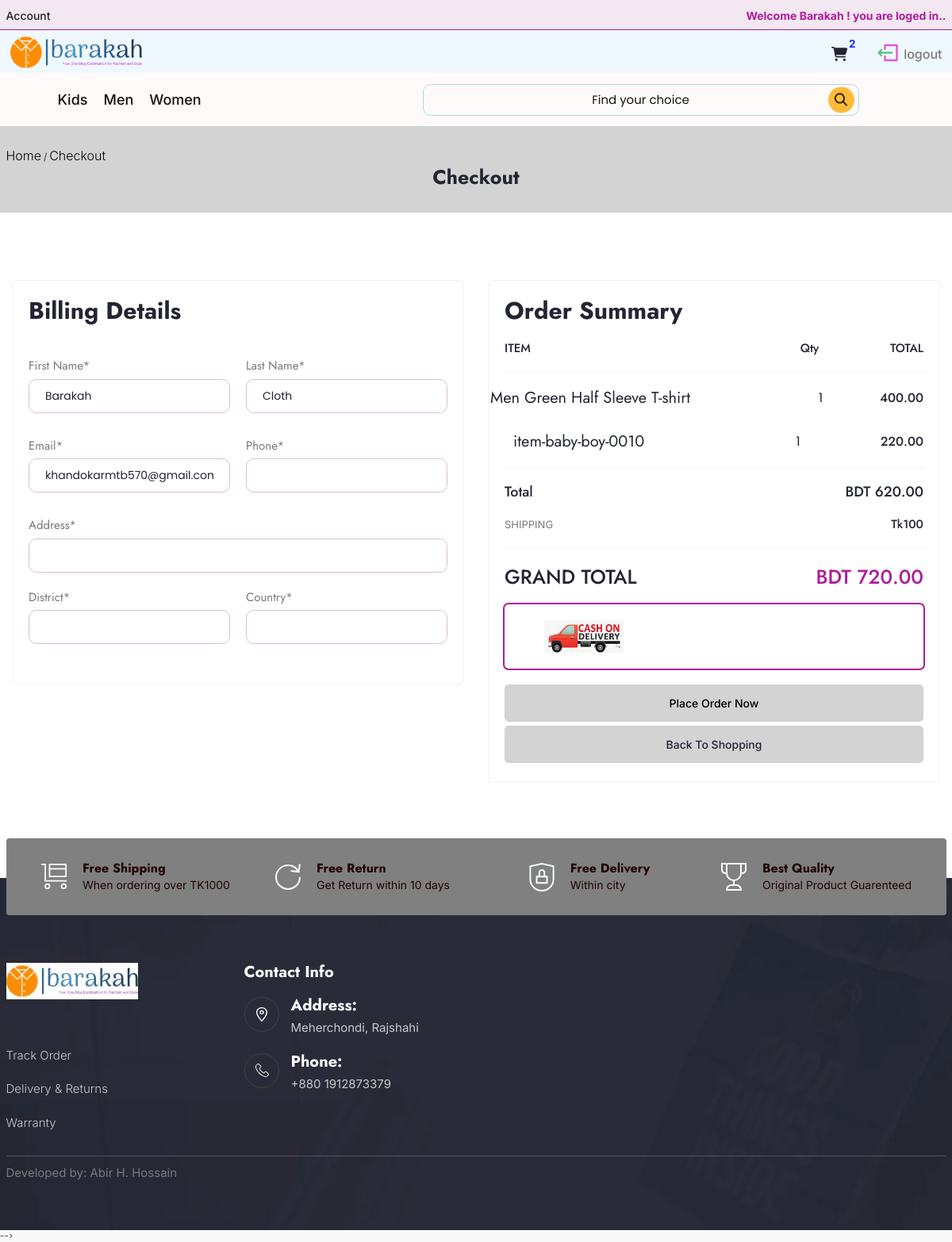
Before: /incart/checkout (signed in) with the older database file.
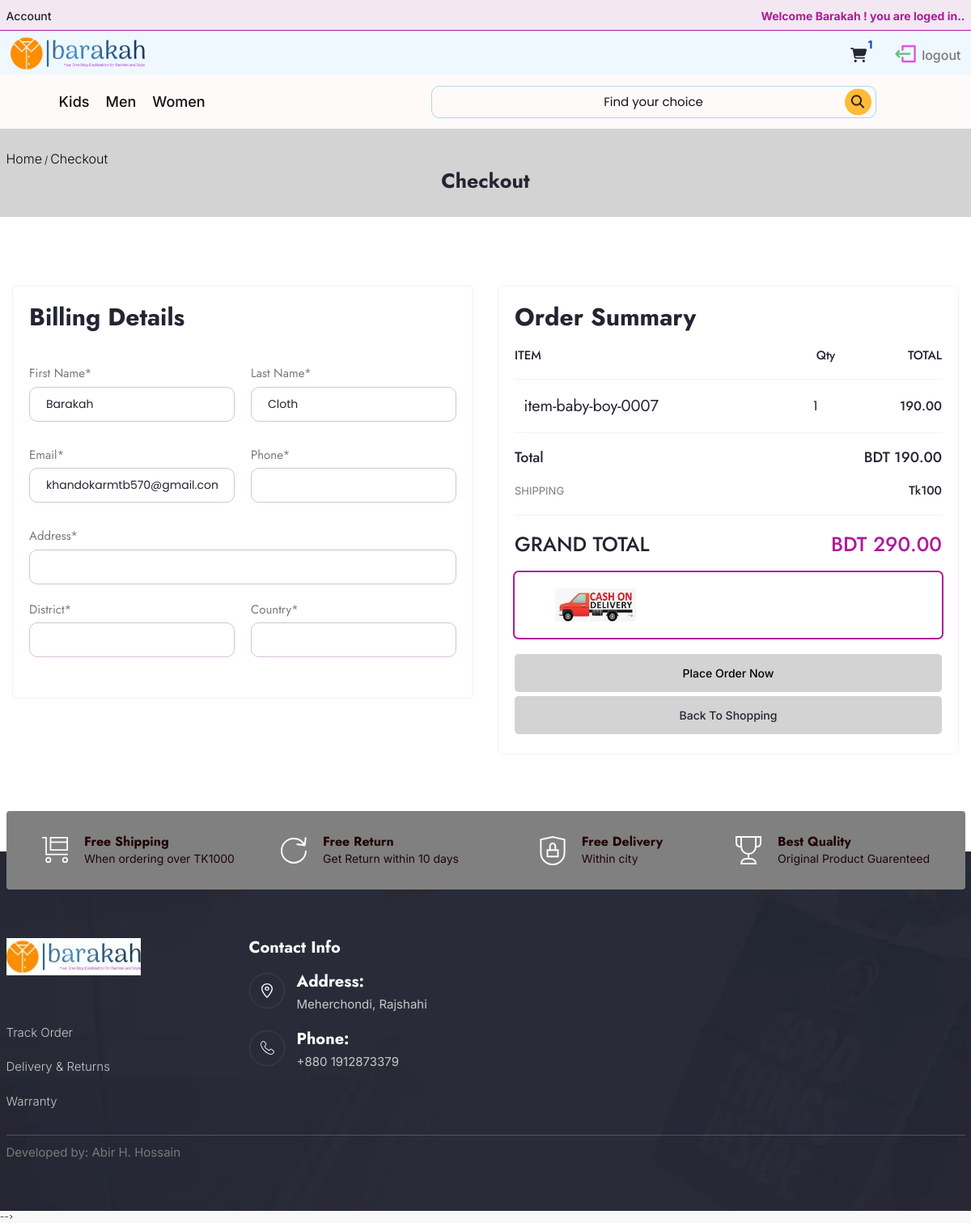
After: the same page with the newer database file.
### Category/models.py (models this page shows, shortened)
class CATEGORY(models.Model):
    title       = models.CharField(max_length=50)
    slug        = models.CharField(max_length=50)
    description = models.TextField(max_length=250,null=True,blank=True)
    cat_image   = models.ImageField(upload_to='categories',blank=True)
    is_active   =  models.BooleanField(default=True)
    class Meta():
        verbose_name_plural = "CATEGORYIES"
    def get_category_url(self):
        return reverse('cat_item',args=[self.slug])

### Cart/models.py (models this page shows, shortened)
class CART(models.Model):
    user        = models.ForeignKey(User,on_delete=models.CASCADE,blank=True)
    product     = models.ForeignKey(PRODUCTS,on_delete=models.CASCADE)
    qty         = models.PositiveIntegerField()
    price       = models.ForeignKey(PRICE,on_delete=models.CASCADE,null=True,blank=True)
    created_at  = models.DateTimeField(auto_now_add=True)
    updated_at  = models.DateTimeField(auto_now=True)
    class Meta:
        verbose_name_plural='CARTS'

### Inventory/models.py (models this page shows, shortened)
class PRODUCTS(models.Model):
    name            = models.CharField(max_length=100,null=False,blank=True)
    slug            = models.SlugField(unique=True)
    barcode         = models.CharField(max_length=50,unique=True,null=True,blank=True)
    category        = models.ForeignKey(CATEGORY,on_delete=models.CASCADE,null=True)
    subcategory     = models.ForeignKey(SUBCATEGORY,on_delete=models.CASCADE,null=True)
    description     = models.TextField(max_length=200,null=True,blank=True)
    attributevalue  = models.ManyToManyField(ATTRIBUTEVALUE,blank=True)
    brandname       = models.ForeignKey(BRAND,on_delete=models.CASCADE,null=True)
    product_price   = models.DecimalField(max_digits=10,decimal_places=2,null=True,blank=True)
    in_stocks       = models.BooleanField(default=True)
    is_active       = models.BooleanField(default=True)
    is_discount     = models.BooleanField(default=False)
    Owner           = models.ForeignKey(User,on_delete=models.CASCADE,blank=True,null=True)
    create_date     = models.DateTimeField(auto_now_add=True,blank=True)
    modified_date   = models.DateTimeField(auto_now=True,blank= True)
    class Meta:
        verbose_name_plural = 'PRODUCTS'

class PRICE(models.Model):
    stock       = models.ForeignKey(STOCKS,on_delete=models.CASCADE,null=True)
    product     = models.ForeignKey(PRODUCTS,on_delete=models.CASCADE,null=True)
    saleprice   = models.DecimalField(max_digits=10, decimal_places=2,default=False,null=False)
    storeprice  = models.FloatField(null=True,blank=True)
    discount_percentage = models.DecimalField(max_digits=10, decimal_places=0,null=True,blank=True,default=0)
    mrp         = models.DecimalField(max_digits=10, decimal_places=2,null=True,blank=True)
    total_store_price = models.FloatField(null=True,blank=True)
    text        = models.TextField(max_length=50,null=True,blank=True)
    class Meta:
        verbose_name_plural = 'PRICES'
    @property
    def total_store_price(self):
        if self.storeprice is not None:
            return round((self.stock.stocks_qty * self.storeprice),2)
        else:
            pass
    @property
    def mrp(self):
        if self.stock.product.is_discount==True:
            return round((self.saleprice - (self.saleprice*self.discount_percentage)/100),2)
        else:
             return self.saleprice

class STOCKS(models.Model):
    product         = models.ForeignKey(PRODUCTS,on_delete=models.CASCADE)
    stocks_qty      = models.FloatField(null=True,blank=True)
    quantity        = models.FloatField(null=True,blank=False)
    unit            = models.CharField(max_length=100,choices=unit_select,null=True)
    last_checked    = models.DateTimeField(auto_now_add=True,editable=False)
    class Meta:
        verbose_name_plural = 'STOCKS'

### Cart/views.py (the view)
# urls.py: path('incart/checkout',views.checkout,name='mycheckout')
@login_required(login_url='login')
def checkout(request,Grand_Total=0,total=0,delivery_charge=0):
    myCart = CART.objects.filter(user=request.user)
    cart_count = myCart.count()
    if cart_count == 0:
        return redirect('index')
    default_user_info = {
        'first_name':request.user.first_name,
        'last_name':request.user.last_name,
        'email':request.user.email,
        'phone_no':request.user.phone_no,
    }
    form = OrderForm(initial=default_user_info) #it pick the user data from user
    for i in myCart:
        total += (i.qty * i.product.product_price)
    delivery_charge = 100
    Grand_Total = total+delivery_charge
    context ={
        'myCart':myCart,
        'total':total,
        'Grand_Total':Grand_Total,
        'delivery_charge':delivery_charge,
        'form':form,
    }
    return render(request,'Cart/checkout.html',context)

### Cart/context_processors.py (called while the page is built)
def get_cart_items(request):
    items_in_cart = 0
    if request.user.is_authenticated:
        try:
            cart_items = CART.objects.filter(user=request.user)
            if cart_items:
                for cart_item in cart_items:
                    items_in_cart += cart_item.qty
            else:
                items_in_cart=0
        except:
            items_in_cart=0
    return dict(items_in_cart=items_in_cart)

### Category/context_processors.py (called while the page is built)
def categoryLink(request):
    Catglinks = CATEGORY.objects.all()
    sublinks  = SUBCATEGORY.objects.filter(category__in=Catglinks)
    return dict(catglinks=Catglinks,
        sublinks=sublinks,)

### templates/Cart/checkout.html (shortened to what the changed rows need)
{% extends 'common/base.html' %}
{% load static %}
{% load mathfilters %}
{% block content %}
 <section class="blog about-blog">
    <div class="container">
        <div class="blog-heading about-heading">
            <h1 class="heading">Checkout</h1>
        </div>
    </div>
</section>
<section class="checkout product footer-padding">
    <div class="container">
        <div class="checkout-section">
        <form method="POST" action="{% url 'neworder'  %}">
            <div class="row gy-5">
                <div class="col-lg-6">
                    <div class="checkout-wrapper">
                        <div class="account-section billing-section">
                            <div class="order-summery">
                                <div class="subtotal product-total">
                                    <ul class="product-list">
                                        {% for item in myCart %}
                                        <li>
                                            <div class="product-info" style="position:relative;right:90px;">
                                                <h5 class="wrapper-heading">{{ item.product.name }}</h5>
                                            </div>
                                            <span class="productQty" style="font-size: medium;">{{item.qty}}</span>
                                            {% for s in item.product.price_set.all %}
                                            <div class="price">
                                                <h5 class="wrapper-heading" style="font-size: medium;">{{s.mrp|mul:item.qty}}</h5>
                                            </div>{% endfor %}
                                        </li>
                                        {% endfor %}
                                    </ul>
                                </div>
                                <div class="subtotal product-total">
                                    <h5 class="wrapper-heading" style="font-size: large;">Total</h5>
                                    <h5 class="wrapper-heading" style="font-size: large;">BDT {{total}}</h5>
                                </div>
                                <div class="subtotal total">
                                    <h5 class="wrapper-heading">GRAND TOTAL</h5>
                                    <h5 class="wrapper-heading price">BDT {{Grand_Total}}</h5>
                                </div>
                            </div>
                        </div>
                    </div>
                </div>
            </div>
        </form>
        </div>
    </div>
</section>
{% endblock content %}

### templates/common/navbar.html (shortened to what this page needs)
{% load static %}
<header id="header" class="header">
    <div class="header-top-section">
        <div class="container">
            <div class="header-top">
              <div class="header-profile">
                  <a href="#"><span>Account</span></a>
              </div>
                <div class="header-contact">
                {% if user.is_authenticated %}
                  <a href="#">
                      <span class="contact-number">Welcome {{user.first_name}} ! you are loged in..</span>
                  </a>
                  {% endif %}
                </div>
            </div>
        </div>
    </div>
    <div class="header-center-section d-none d-lg-block" style="background-color:aliceblue;">
        <div class="container">
            <div class="header-center">
                <div class="logo">
                  <a href="{% url 'index' %}">
                      <img src="{% static 'assets/images/logos/barakah-one.webp' %}" alt="logo">
                  </a>
                </div>
                <div class="header-cart-items">
                    <div class="header-cart">
                        {% if user.is_authenticated %}
                        <a href="{% url 'incart' %}" class="cart-item">
                            <i class="fa-solid fa-cart-shopping"></i>
                            <span class="badge badge-warning" id="cartCounter" style="border-radius: 50px; position: relative;bottom: 10px;left: -10px;color: rgb(15, 47, 232);">{{items_in_cart}}</span>
                        </a>
                        {% endif %}
                    </div>
                    {% if user.is_authenticated %}
                    <div class="header-compaire">
                        <a href="{% url 'logout' %}" class="cart-item">
                            <span>
                            </span>
                            <span class="cart-text ">
                                logout
                            </span>
                        </a>
                    </div>
                    {% endif %}
                </div>
            </div>
        </div>
    </div>
    <div class="header-bottom d-lg-block d-none">
        <div class="container">
            <div class="header-nav">
                <div class="header-nav-menu navbar navbar-inverse">
                    <ul class="menu-list">
                        {% for category in catglinks %}
                        <li>
                            <a href="{{category.get_category_url}}">
                                <span class="list-text">{{category.title}}</span>
                            </a>
                        </li>
                        {% endfor %}
                    </ul>
                </div>
                <div class="search-box d-flex position-absolute top-50 end-0 translate-middle-y">
                    <form action="{% url 'search' %}" method="GET" class="search-bar">
                        <input class="input position-absolute top-50 start-50 translate-middle text-center fs-4 text" placeholder="Find your choice" type="text" name="keyword">
                        <button class="btn btn-outline position-absolute top-50 end-0 translate-middle-y align-items-center" type="submit"><img src="{% static 'assets/images/search/search.png' %}" width="25"></button>
                    </form>
                </div>
            </div>
        </div>
    </div>
</header>

Changed rows visible on the page:
removed CART: product.name "Men Green Half Sleeve T-shirt", qty "1"
no longer on this page (row unchanged): PRICE: mrp|mul "400.00", shown under "Men Green Half Sleeve T-shirt"
removed CART: product.name "item-baby-boy-0010", qty "1"
no longer on this page (row unchanged): PRICE: mrp|mul "220.00", shown under "item-baby-boy-0010"
added CART: product.name "item-baby-boy-0007", qty "1"
now on this page (row unchanged): PRICE: mrp|mul "190.00", shown under "item-baby-boy-0007"
Other visible differences:
{{ items_in_cart }}: "2" → "1"
{{ total }}: "620.00" → "190.00"
{{ Grand_Total }}: "720.00" → "290.00"
